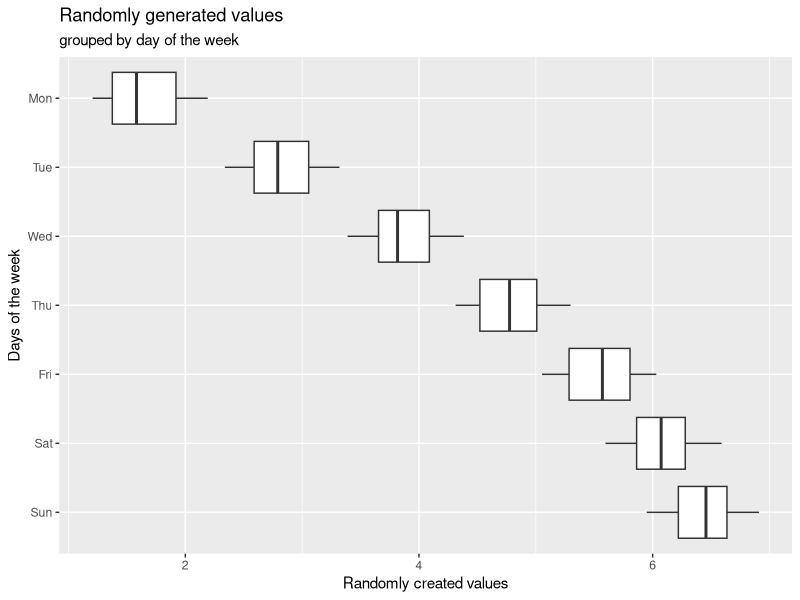

Generate this figure with R:
# Exercise 4 - Multiple boxplots from scratch
# A. Generate random data with some structure, and create one data set for
# each day of the week (hint: use the for() cycle, data should have 7 columns).
# At the end you should obtain a matrix with N rows (N = number of random number
# to generate each time) and 7 columns (one for each day of the week).
library(ggplot2)
# Number of random numbers to generate
N <- 100
# Days in a week
days <- 7
# Create the matrix
data <- matrix(0, ncol = days, nrow = N)
# Fill the matrix with random values
for (day in seq_len(days)) {
  #data[, day] <- 5*cos(day/3) + runif(N)
  data[, day] <- 6*sin(day/5) + runif(N)
}

# B. Go from a wide to a long data format. You should create a data.frame object
# with exactly two columns. One contains the values created in A., the other 
# contains the corresponding day of the week.
# Put all the matrix values in a vector
data_vec <- c(data)
# Day of the week
week_day <- c("Mon", "Tue", "Wed", "Thu", "Fri", "Sat", "Sun")
# Create the data frame
data_df <- data.frame("Value" = data_vec, "Day" = rep(week_day, each = N))

# C. Plot the seven boxplots (one for each day of the week) in one graph, 
# horizontally oriented
data_plots <- ggplot(dat = data_df, aes(x = Day, y = Value )) +
  geom_boxplot() +
  coord_flip() +
  scale_x_discrete(limits = rev(week_day)) +
  labs(y = "Randomly created values",
       x = "Days of the week",
       title = "Randomly generated values",
       subtitle = "grouped by day of the week")

png("./plots/random_generated_value2")
data_plots
dev.off()
  
  
  
  
  
  
  